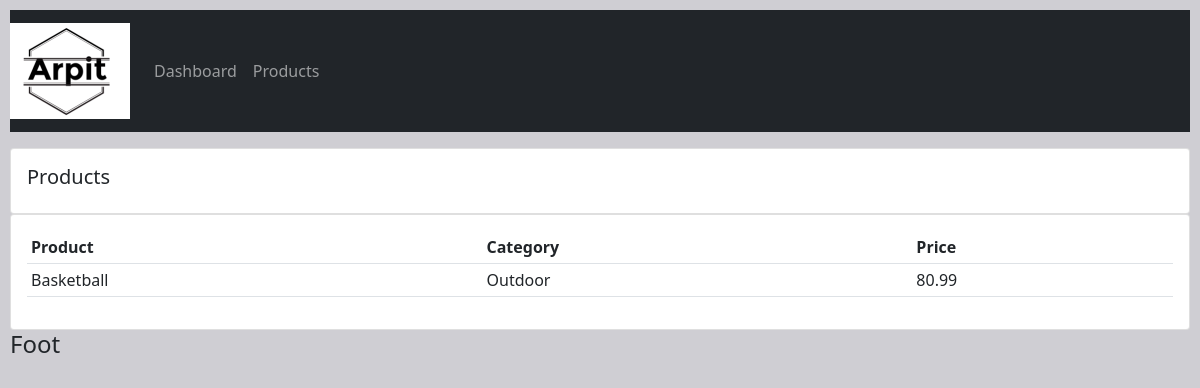
The app's page /product/ with its own data.
### crm1/models.py (models this page shows, shortened)
class Product(models.Model):
    CATEGORY = (
        ('Indoor', 'Indoor'),
        ('Outdoor', 'Outdoor'),
    )
    name = models.CharField(max_length=250, null=True)
    price = models.FloatField(null=True)
    category = models.CharField(max_length=250, null=True, choices=CATEGORY)
    description = models.CharField(max_length=200, null=True, blank=True
                                   )
    date_created = models.DateTimeField(auto_now_add=True, null=True)
    tags = models.ManyToManyField(Tag)

### crm1/views.py (the view)
# urls.py: path('product/', views.product, name='product'),
def product(request):
    products = Product.objects.all()
    return render(request, 'crm1/product.html', {"products": products})

### crm1/templates/crm1/product.html
{% extends 'crm1/base.html' %}
{% block content %}
<div class="row">
    <div class="col-md ">
        <div class="card card-body">
            <h5 class="card-title">Products</h5>
        </div>
        <div class="card card-body">
            <table class="table table-sm">
                <tr>
                    <th>Product</th>
                    <th>Category</th>
                    <th>Price</th>
                </tr>
                {% for product in products %}
                <tr>
                    <td>{{product.name}}</td>
                    <td>{{product.category}}</td>
                    <td>{{product.price}}</td>
                </tr>
                {% endfor %}
            </table>
        </div>
    </div>
</div>
{% endblock %}

### crm1/static/css/base.css (style rules this page uses)
body { background-color:#CFCED3; margin: 10px 10px 10px 10px; }

### records on screen
Product: name "Basketball", category "Outdoor", price "80.99"
